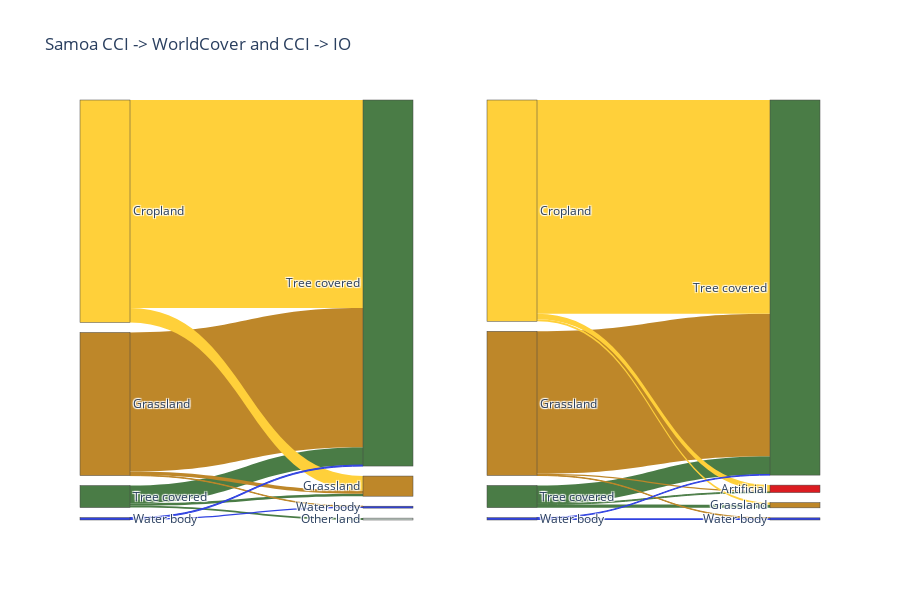

Notebook source saved alongside this figure:
### Code cell
# Make Sankey diagram from CCI transition to WorldCover and IO
fig = make_subplots(rows=1, cols=2, specs=[[{"type": "sankey"}, {"type": "sankey"}]])

# From CCI -> WorldCover
source = cci_da['esa_cci_lc'].values.flatten()
target = wc_300m['esa_worldcover'].values.flatten()
agree_mask = (local_agree_wc.values.flatten() < 30)
params = load_sankey_params(source, target, mask = agree_mask & (source!= 0) & (target != 0) )
fig.add_trace(go.Sankey(
    arrangement="perpendicular",
    node=dict(pad=10, thickness=50, label=params[0], color = params[1], x=[0, 0.5, 1.0, 0, 1]),
    link=dict(source=params[2], target=params[3], value=params[4], color=params[5]) ), row=1, col=1
)

# From CCI -> IO LULC
target = io_300m['io_lulc'].values.flatten()
agree_mask = (local_agree_io.values.flatten() < 30)
params = load_sankey_params(source, target, mask = agree_mask & (source!= 0) & (target != 0) )
fig.add_trace(go.Sankey(
    arrangement="perpendicular",
    node=dict(pad=10, thickness=50, label=params[0], color = params[1], x=[0, 0.5, 1.0, 0, 1]),
    link=dict(source=params[2], target=params[3], value=params[4], color=params[5]) ), row=1, col=2
)

fig.update_layout(
    title=f"{country} CCI -> WorldCover and CCI -> IO",
    font_size=12, width=900, height=600
)
fig.show()
# fig.write_html(f"../output/{country}_Sankey_Under30.html")

### Figure 1 — Plotly figure (JSON) as saved in the notebook; plotly's stock layout.template omitted (floating-point values rounded to 4 significant figures)
{"data": [{"arrangement": "perpendicular", "domain": {"x": [0, 0.45], "y": [0, 1]}, "link": {"color": ["#4a7c46", "#4a7c46", "#4a7c46", "#be8729", "#be8729", "#be8729", "#ffd03a", "#ffd03a", "#3042e1", "#3042e1"], "source": [0, 0, 0, 1, 1, 1, 2, 2, 3, 3], "target": [4, 5, 6, 4, 5, 7, 4, 5, 4, 7], "value": [398, 52, 42, 3108, 77, 11, 4648, 321, 22, 32]}, "node": {"color": ["#4a7c46", "#be8729", "#ffd03a", "#3042e1", "#4a7c46", "#be8729", "#c8d5cd", "#3042e1"], "label": ["Tree covered", "Grassland", "Cropland", "Water body", "Tree covered", "Grassland", "Other land", "Water body"], "pad": 10, "thickness": 50, "x": [0, 0.5, 1, 0, 1]}, "type": "sankey"}, {"arrangement": "perpendicular", "domain": {"x": [0.55, 1], "y": [0, 1]}, "link": {"color": ["#4a7c46", "#4a7c46", "#4a7c46", "#be8729", "#be8729", "#be8729", "#ffd03a", "#ffd03a", "#ffd03a", "#3042e1", "#3042e1"], "source": [0, 0, 0, 1, 1, 1, 2, 2, 2, 3, 3], "target": [4, 5, 6, 4, 6, 7, 4, 5, 6, 4, 7], "value": [415, 71, 18, 3232, 29, 11, 4852, 48, 123, 15, 38]}, "node": {"color": ["#4a7c46", "#be8729", "#ffd03a", "#3042e1", "#4a7c46", "#be8729", "#db1c21", "#3042e1"], "label": ["Tree covered", "Grassland", "Cropland", "Water body", "Tree covered", "Grassland", "Artificial", "Water body"], "pad": 10, "thickness": 50, "x": [0, 0.5, 1, 0, 1]}, "type": "sankey"}], "layout": {"font": {"size": 12}, "height": 600, "title": {"text": "Samoa CCI -> WorldCover and CCI -> IO"}, "width": 900}}
